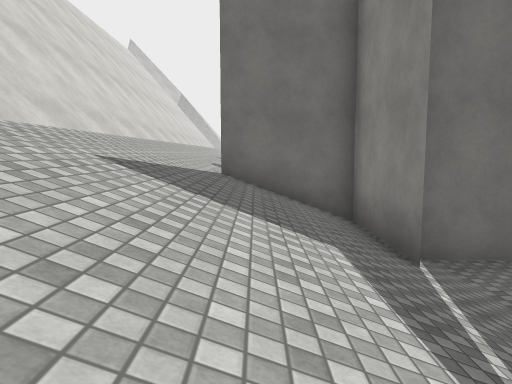
View 1 (above)

16 first-person views from a walk through a scene from a Unity 3-D project. The camera is 1.2 m above the floor, tilts 6° down and sees 70° across. The floor is counted in squares, 2 m on a side. Each view is taken from the middle of a square. On the plan, view 1 faces up. The plan holds only what a view shows up to about 10 squares ahead; the rest is blank. The place goes on beyond the plan. Surface patterns are stand-ins for the level's own textures.

View 2
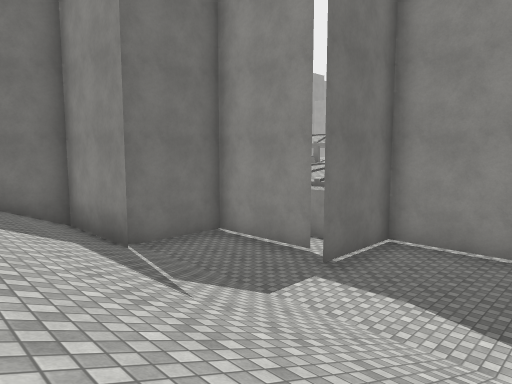

View 3
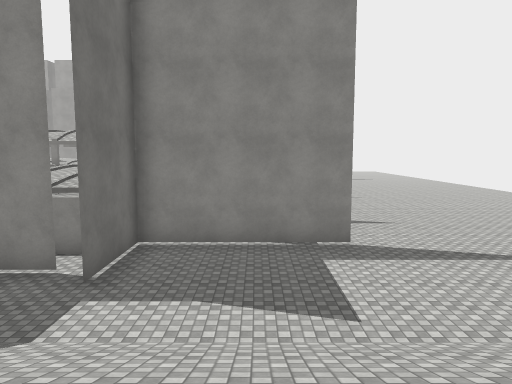

View 4
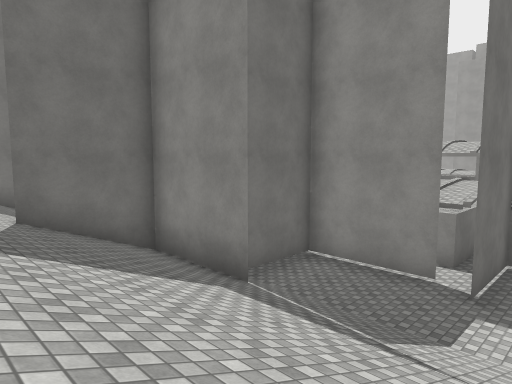

View 5
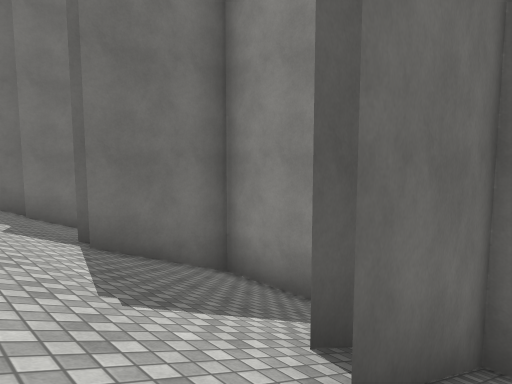

View 6
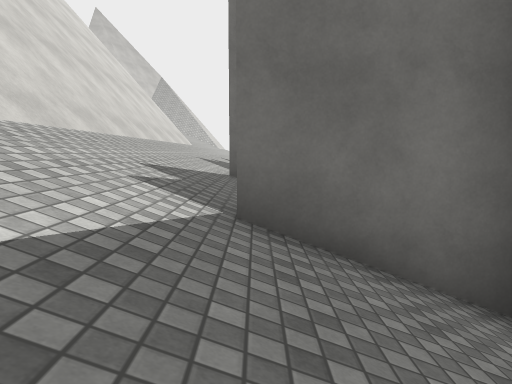

View 7
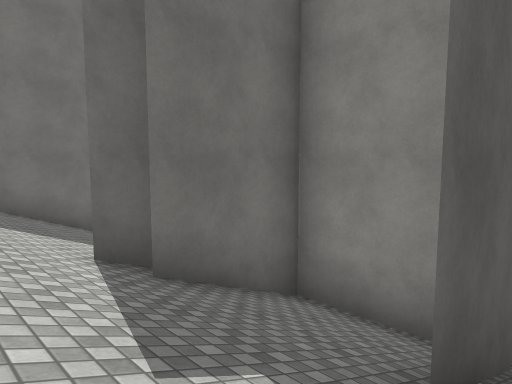

View 8
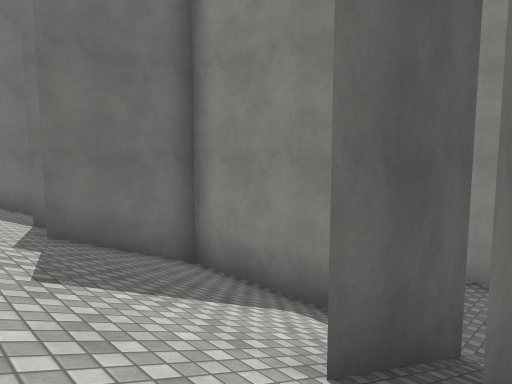

View 9
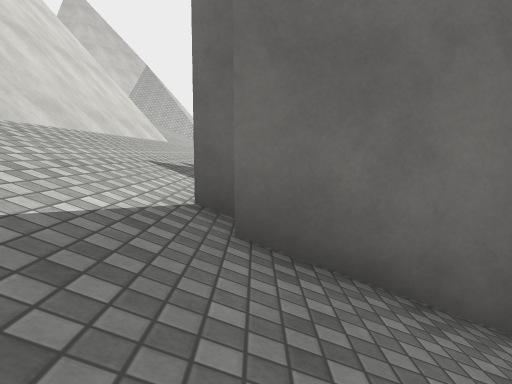

View 10
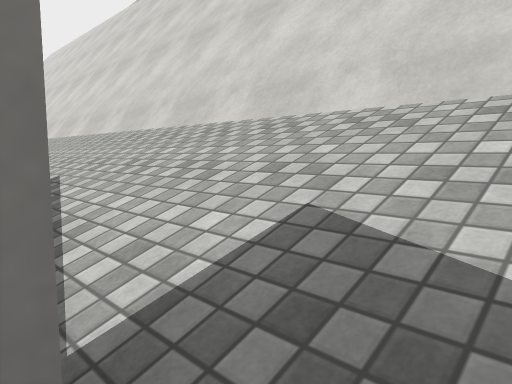

View 11
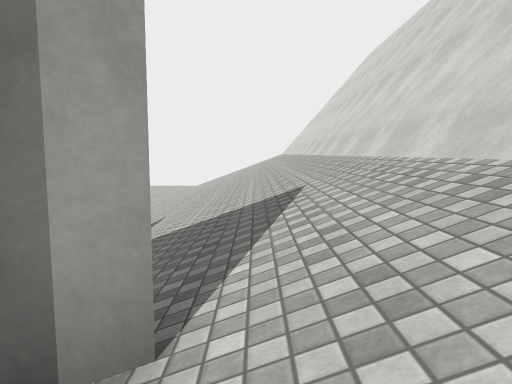

View 12
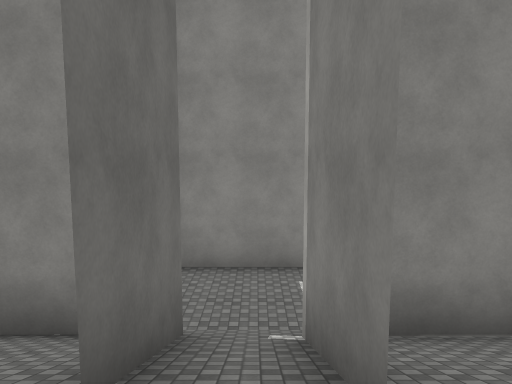

View 13
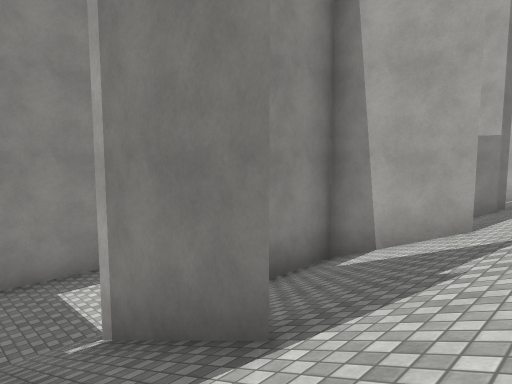

View 14
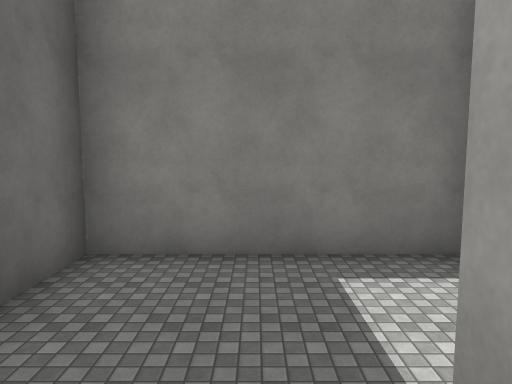

View 15
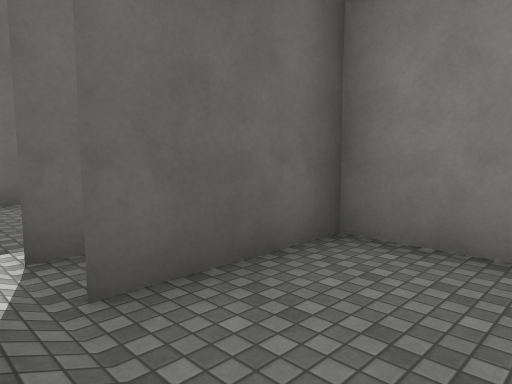

View 16
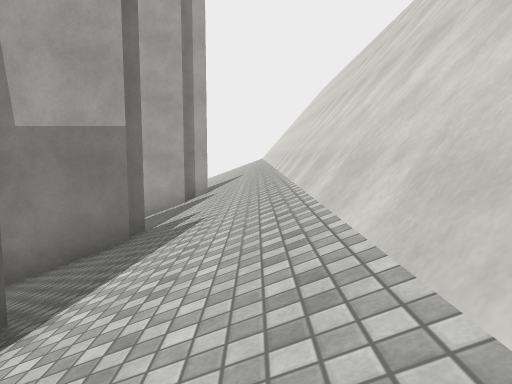

### Floor plan
Key: @ floor where view 1 was taken; # wall or solid block; x gap in a wall; . floor; / step, stairs or slope.
Columns run from 3 left of view 1 to 7 right of it. Each row starts with its distance up from view 1.
 24    #
 23    / ##
 22 #////####
 21 #//###..#
 20 #/////..#
 19 #//###..#
 18 #////#  #
 17 #////#
 16 #////#
 15 #//###
 14 #////#
 13 #////#
 12 #////#
 11 #//###
 10 #////#
  9 #////#
  8 #////#
  7 #//###
  6 #////#
  5 #////####
  4 #/////..#
  3 #/////..###
  2 #/////...x.
  1 #/////..###
  0 #//@//....#
 -1 #/////....#
 -2 #/////....#

Where each view was taken, in squares from view 1:
view 1: 0 up, 0 right, facing up
view 2: 2 down, 1 left, facing up-right
view 3: 1 down, 1 left, facing right
view 4: 0 up, 2 left, facing up-right
view 5: 6 up, 2 left, facing up-right
view 6: 8 up, 0 right, facing up
view 7: 11 up, 2 left, facing up-right
view 8: 14 up, 2 left, facing up-right
view 9: 12 up, 0 right, facing up
view 10: 12 up, 0 right, facing down-left
view 11: 8 up, 1 left, facing down
view 12: 20 up, 2 left, facing right
view 13: 21 up, 2 left, facing down-right
view 14: 20 up, 1 right, facing right
view 15: 20 up, 2 right, facing up-right
view 16: 17 up, 2 left, facing down
